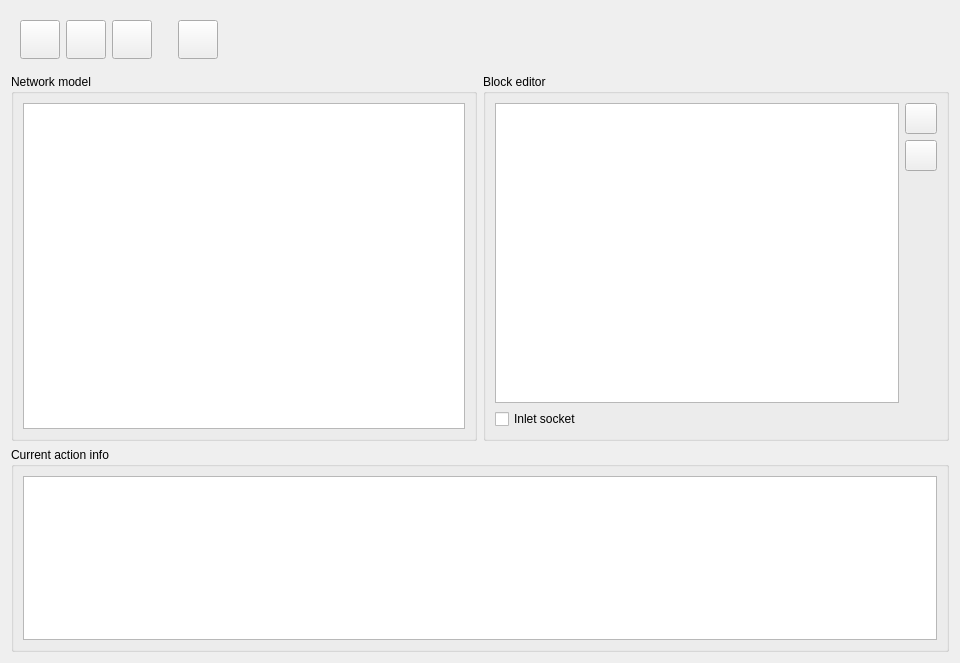
<?xml version="1.0" encoding="UTF-8"?>
<ui version="4.0">
 <class>BlockModDemoDialog</class>
 <widget class="QDialog" name="BlockModDemoDialog">
  <property name="geometry">
   <rect>
    <x>0</x>
    <y>0</y>
    <width>960</width>
    <height>663</height>
   </rect>
  </property>
  <property name="windowTitle">
   <string>BlockMod Library Demo/Test</string>
  </property>
  <layout class="QGridLayout" name="gridLayout_2">
   <item row="0" column="0" colspan="2">
    <widget class="QWidget" name="widget_2" native="true">
     <layout class="QHBoxLayout" name="horizontalLayout">
      <item>
       <widget class="QToolButton" name="toolButtonNew">
        <property name="icon">
         <iconset resource="../resources/BlockModDemo.qrc">
          <normaloff>:/gfx/filenew_32x32.png</normaloff>:/gfx/filenew_32x32.png</iconset>
        </property>
        <property name="iconSize">
         <size>
          <width>32</width>
          <height>32</height>
         </size>
        </property>
       </widget>
      </item>
      <item>
       <widget class="QToolButton" name="toolButtonOpen">
        <property name="icon">
         <iconset resource="../resources/BlockModDemo.qrc">
          <normaloff>:/gfx/fileopen_32x32.png</normaloff>:/gfx/fileopen_32x32.png</iconset>
        </property>
        <property name="iconSize">
         <size>
          <width>32</width>
          <height>32</height>
         </size>
        </property>
       </widget>
      </item>
      <item>
       <widget class="QToolButton" name="toolButtonSave">
        <property name="icon">
         <iconset resource="../resources/BlockModDemo.qrc">
          <normaloff>:/gfx/filesave_32x32.png</normaloff>:/gfx/filesave_32x32.png</iconset>
        </property>
        <property name="iconSize">
         <size>
          <width>32</width>
          <height>32</height>
         </size>
        </property>
       </widget>
      </item>
      <item>
       <spacer name="horizontalSpacer_2">
        <property name="orientation">
         <enum>Qt::Horizontal</enum>
        </property>
        <property name="sizeType">
         <enum>QSizePolicy::Fixed</enum>
        </property>
        <property name="sizeHint" stdset="0">
         <size>
          <width>20</width>
          <height>20</height>
         </size>
        </property>
       </spacer>
      </item>
      <item>
       <widget class="QToolButton" name="toolButtonInfo">
        <property name="icon">
         <iconset resource="../resources/BlockModDemo.qrc">
          <normaloff>:/gfx/info_32x32.png</normaloff>:/gfx/info_32x32.png</iconset>
        </property>
        <property name="iconSize">
         <size>
          <width>32</width>
          <height>32</height>
         </size>
        </property>
       </widget>
      </item>
      <item>
       <spacer name="horizontalSpacer">
        <property name="orientation">
         <enum>Qt::Horizontal</enum>
        </property>
        <property name="sizeHint" stdset="0">
         <size>
          <width>40</width>
          <height>20</height>
         </size>
        </property>
       </spacer>
      </item>
     </layout>
    </widget>
   </item>
   <item row="1" column="0">
    <widget class="QGroupBox" name="groupBox">
     <property name="title">
      <string>Network model</string>
     </property>
     <layout class="QVBoxLayout" name="verticalLayout">
      <item>
       <widget class="BLOCKMOD::ZoomMeshGraphicsView" name="graphicsView"/>
      </item>
     </layout>
    </widget>
   </item>
   <item row="1" column="1">
    <widget class="QGroupBox" name="groupBox_2">
     <property name="title">
      <string>Block editor</string>
     </property>
     <layout class="QGridLayout" name="gridLayout">
      <item row="0" column="0" rowspan="3">
       <widget class="BLOCKMOD::ZoomMeshGraphicsView" name="graphicsView_2"/>
      </item>
      <item row="0" column="1">
       <widget class="QToolButton" name="toolButtonAddSocket">
        <property name="icon">
         <iconset resource="../resources/BlockModDemo.qrc">
          <normaloff>:/gfx/plus.png</normaloff>:/gfx/plus.png</iconset>
        </property>
        <property name="iconSize">
         <size>
          <width>24</width>
          <height>24</height>
         </size>
        </property>
       </widget>
      </item>
      <item row="1" column="1">
       <widget class="QToolButton" name="toolButtonRemoveSocket">
        <property name="icon">
         <iconset resource="../resources/BlockModDemo.qrc">
          <normaloff>:/gfx/minus.png</normaloff>:/gfx/minus.png</iconset>
        </property>
        <property name="iconSize">
         <size>
          <width>24</width>
          <height>24</height>
         </size>
        </property>
       </widget>
      </item>
      <item row="2" column="1">
       <spacer name="verticalSpacer">
        <property name="orientation">
         <enum>Qt::Vertical</enum>
        </property>
        <property name="sizeHint" stdset="0">
         <size>
          <width>20</width>
          <height>261</height>
         </size>
        </property>
       </spacer>
      </item>
      <item row="3" column="0">
       <widget class="QCheckBox" name="checkBoxSocketIsInlet">
        <property name="text">
         <string>Inlet socket</string>
        </property>
       </widget>
      </item>
     </layout>
    </widget>
   </item>
   <item row="2" column="0" colspan="2">
    <widget class="QGroupBox" name="groupBox_3">
     <property name="title">
      <string>Current action info</string>
     </property>
     <layout class="QVBoxLayout" name="verticalLayout_2">
      <item>
       <widget class="QPlainTextEdit" name="plainTextEdit"/>
      </item>
     </layout>
    </widget>
   </item>
  </layout>
 </widget>
 <customwidgets>
  <customwidget>
   <class>BLOCKMOD::ZoomMeshGraphicsView</class>
   <extends>QGraphicsView</extends>
   <header>BM_ZoomMeshGraphicsView.h</header>
  </customwidget>
 </customwidgets>
 <resources>
  <include location="../resources/BlockModDemo.qrc"/>
 </resources>
 <connections/>
</ui>
